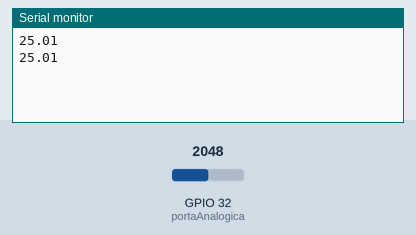
This sketch was run on a simulated ESP32. On the bench: the last lines printed to the serial monitor. Inputs (shaded band) come from the test bench; at power-on: GPIO 32 (portaAnalogica) = 2048.

Above: at 1.8 s.
1.9 s: GPIO 32 (portaAnalogica) set to 2866
At 2.8 s:
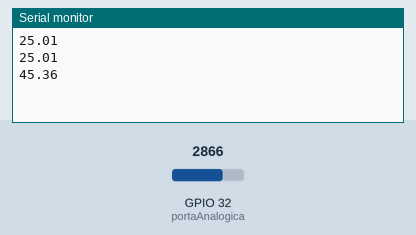
3.4 s: GPIO 32 (portaAnalogica) set to 3603
At 4.7 s:
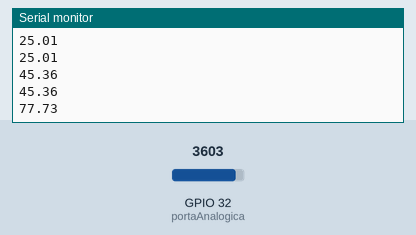
Timing chart, 0 to 6.4 s (numbered marks = the images above; inputs shaded):
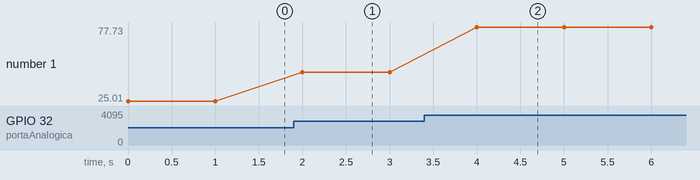

Measured:
- after the input at 1.9 s, the serial monitor: prints a new line after 0.10 s (image 1)
- after the input at 3.4 s, the serial monitor: prints a new line after 0.60 s (image 2)
- plotted number 1: 25.01 → 45.36 after the input at 1.9 s, 45.36 → 77.73 after the input at 3.4 s

The sketch:

teste_esp32_termistor.ino
```cpp
int portaAnalogica = 32; // define a porta ADC que será usada
float tensaoRef = 3.3; // define a tensão de referência do ADC em volts
float resistenciaRef = 10000; // define a resistência de referência do termistor em ohms
float beta = 3950; // define o coeficiente beta do termistor

void setup() {
  Serial.begin(9600);
}

void loop() {
  int valorADC = analogRead(portaAnalogica); // lê o valor da porta ADC
  float tensao = (valorADC / 4095.0) * tensaoRef; // calcula a tensão da porta ADC em volts
  float resistencia = resistenciaRef * ((tensaoRef / tensao) - 1); // calcula a resistência do termistor em ohms
  float temperatura = (1 / ((1 / 298.15) + (1 / beta) * log(resistencia / 10000))) - 273.15; // calcula a temperatura em graus Celsius
  Serial.println(temperatura); // imprime a temperatura na porta serial
  delay(1000); // espera um segundo antes de ler novamente
}
```
